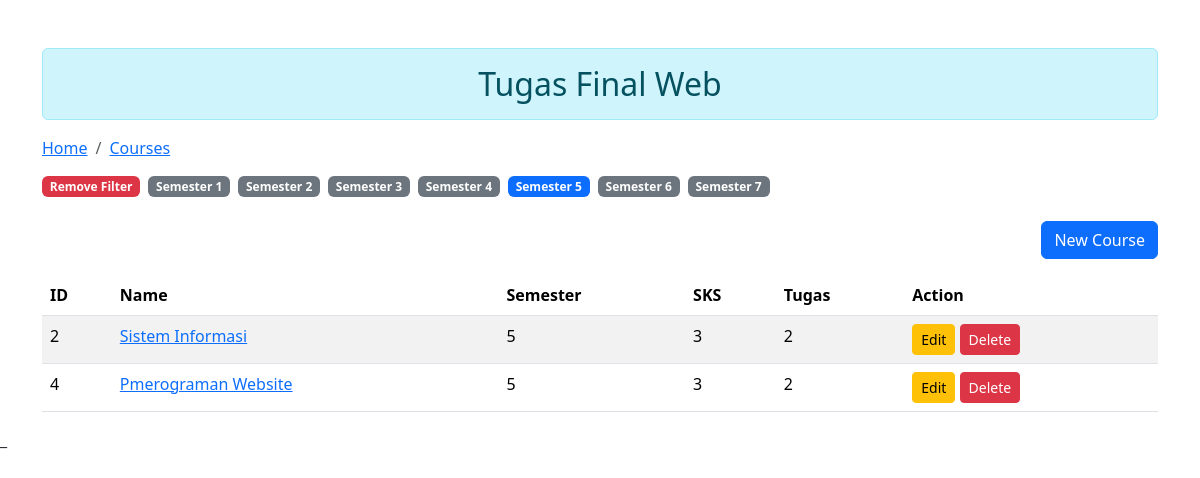
The app's page /courses/semester/5 with its own data.
### courses/models.py (models this page shows, shortened)
class Course(models.Model):
    name = models.CharField(max_length=200, unique=True)
    semester = models.PositiveIntegerField()
    description = models.TextField(blank=True, null=True)
    slug = models.SlugField(blank=True,unique=True, default='', editable=False)
    sks = models.PositiveIntegerField(default=2)

### courses/views.py (the view)
# urls.py: path("", views.CourseListView.as_view(), name="course_list"),
class CourseListView(ListView):
    model = models.Course
    context = {
        'Title': 'Home',
        'Content': 'Welcome to the homepage',
        'range' : range(1,8),
    }
    template_name = 'courses/index.html'
    context_object_name = 'Courses'
    def get_queryset(self):
        semester =self.kwargs.get('semester', None)
        if semester:
            return models.Course.objects.filter(semester=semester)
        return models.Course.objects.order_by('semester')
    def get_context_data(self, **kwargs):
        context = super().get_context_data(**kwargs)
        context['Title'] = 'Home'
        context['Content'] = 'Welcome to the homepage'
        context['range'] = range(1, 8)
        context['selected_semester'] = self.kwargs.get('semester', None)
        return context

### courses/templates/courses/index.html (shortened to what this page needs)
{% load static %}
<!DOCTYPE html>
<html lang="en">
  <head>
    <link
      href="https://cdn.jsdelivr.net/npm/bootstrap@5.3.3/dist/css/bootstrap.min.css"
      rel="stylesheet"
    />
  </head>
  <body>
    <div class="container mt-5">
      <h2 class="text-center alert alert-info">Tugas Final Web</h2>
      <nav aria-label="breadcrumb">
        <ol class="breadcrumb">
          <li class="breadcrumb-item"><a href="/">Home</a></li>
          <li class="breadcrumb-item active" aria-current="page">
            <a href="{% url "courses:course_list"%}">Courses</a>
          </li>
        </ol>
      </nav>
      <div class="semester-filter mb-4">
        <div class="d-flex gap-2">
        {%if selected_semester%}
          <a href="{% url "courses:course_list"%}" class="badge bg-danger text-decoration-none">Remove Filter</a>
        {%endif%}
        {% for semester in range %}
            {% if selected_semester == semester %}
                <a href="{% url "courses:course_by_semester" semester=semester %}" class="badge bg-primary text-decoration-none">Semester {{ semester }}</a>
            {% else %}
                <a  href="{% url "courses:course_by_semester" semester=semester %}" class="badge bg-secondary text-decoration-none">Semester {{ semester }}</a>
            {% endif %}
        {% endfor %}
        </div>
      </div>
    <div class="d-flex justify-content-end">
      <a href="{% url "courses:course_new"%}" class="btn btn-primary mb-3">New Course</a>
    </div>
    <div class="row">
        <div>
          <table class="table table-hover table-striped">
            <thead>
              <tr>
                <th>ID</th>
                <th>Name</th>
                <th>Semester</th>
                <th>SKS</th>
                <th>Tugas</th>
                <th>Action</th>
              </tr>
            </thead>
            <tbody id="tbody">
              {% for course in Courses %}
              <tr>
                <td>{{course.id}}</td>
                <td>
                  <a href="{% url "courses:course_detail" slug=course.slug %}">{{course.name}}</a>
                </td>
                <td>{{course.semester}}</td>
                <td>{{course.sks}}</td>
                <td>{{course.tasks.count}}</td>
                <td>
                  <a href="{% url 'courses:course_edit' slug=course.slug %}"
                  class="btn btn-warning btn-sm">Edit</a>
                  <button
                    type="button"
                    class="btn btn-danger btn-sm btn-del"
                    data-bs-toggle="modal"
                    data-bs-target="#deleteModal"
                    data-course-id="{{ course.id }}">
                    Delete
                  </button>
                </td>
              </tr>
              {% endfor %}
            </tbody>
          </table>
        </div>
      </div>
    </div>
    {% include "courses/confirm_delete.html" %}
  </body>
</html>

### records on screen
Course: id "2", name "Sistem Informasi", semester "5", sks "3", tasks.count "2"
Course: id "4", name "Pmerograman Website", semester "5", sks "3", tasks.count "2"

### other values on screen
{{ semester }} "1" "2" "3" "4" "6" "7"
{{ semester }} "5"
